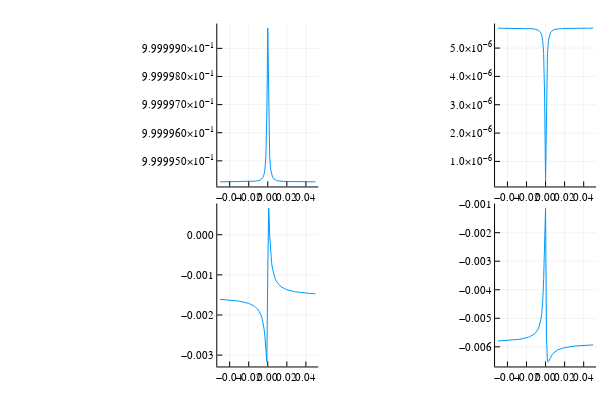

Notebook code cell kept with this figure:
### Code cell
plot1=Plots.plot(Bvalues,popEx)
plot2=Plots.plot(Bvalues,popGr)
plot3=Plots.plot(Bvalues,absorb)
plot4=Plots.plot(Bvalues,rotation)
Plots.plot(plot1, plot2, plot3, plot4, layout = (2, 2), legend = false)

### Figure 1 — Plotly figure (JSON) as saved in the notebook; plotly's stock layout.template omitted (floating-point values rounded to 4 significant figures)
{"data": [{"colorbar": {"title": ""}, "legendgroup": "y1", "line": {"color": "rgba(0, 154, 250, 1.000)", "dash": "solid", "shape": "linear", "width": 1}, "mode": "lines", "name": "y1", "showlegend": true, "type": "scatter", "x": [-0.05, -0.049, -0.048, -0.047, -0.046, -0.045, -0.044, -0.043, -0.042, -0.041, -0.04, -0.039, -0.038, -0.037, -0.036, -0.035, -0.034, -0.033, -0.032, -0.031, -0.03, -0.029, -0.028, -0.027, -0.026, -0.025, -0.024, -0.023, -0.022, -0.021, -0.02, -0.019, -0.018, -0.017, -0.016, -0.015, -0.014, -0.013, -0.012, -0.011, -0.01, -0.009, -0.008, -0.007, -0.006, -0.005, -0.004, -0.003, -0.002, -0.001, 0, 0.001, 0.002, 0.003, 0.004, 0.005, 0.006, 0.007, 0.008, 0.009, 0.01, 0.011, 0.012, 0.013, 0.014, 0.015, 0.016, 0.017, 0.018, 0.019, 0.02, 0.021, 0.022, 0.023, 0.024, 0.025, 0.026, 0.027, 0.028, 0.029, 0.03, 0.031, 0.032, 0.033, 0.034, 0.035, 0.036, 0.037, 0.038, 0.039, 0.04, 0.041, 0.042, 0.043, 0.044, 0.045, 0.046, 0.047, 0.048, 0.049, 0.05], "xaxis": "x1", "y": [1.0, 1.0, 1.0, 1.0, 1.0, 1.0, 1.0, 1.0, 1.0, 1.0, 1.0, 1.0, 1.0, 1.0, 1.0, 1.0, 1.0, 1.0, 1.0, 1.0, 1.0, 1.0, 1.0, 1.0, 1.0, 1.0, 1.0, 1.0, 1.0, 1.0, 1.0, 1.0, 1.0, 1.0, 1.0, 1.0, 1.0, 1.0, 1.0, 1.0, 1.0, 1.0, 1.0, 1.0, 1.0, 1.0, 1.0, 1.0, 1.0, 1.0, 1.0, 1.0, 1.0, 1.0, 1.0, 1.0, 1.0, 1.0, 1.0, 1.0, 1.0, 1.0, 1.0, 1.0, 1.0, 1.0, 1.0, 1.0, 1.0, 1.0, 1.0, 1.0, 1.0, 1.0, 1.0, 1.0, 1.0, 1.0, 1.0, 1.0, 1.0, 1.0, 1.0, 1.0, 1.0, 1.0, 1.0, 1.0, 1.0, 1.0, 1.0, 1.0, 1.0, 1.0, 1.0, 1.0, 1.0, 1.0, 1.0, 1.0, 1.0], "yaxis": "y1", "zmax": null, "zmin": null}, {"colorbar": {"title": ""}, "legendgroup": "y1", "line": {"color": "rgba(0, 154, 250, 1.000)", "dash": "solid", "shape": "linear", "width": 1}, "mode": "lines", "name": "y1", "showlegend": true, "type": "scatter", "x": [-0.05, -0.049, -0.048, -0.047, -0.046, -0.045, -0.044, -0.043, -0.042, -0.041, -0.04, -0.039, -0.038, -0.037, -0.036, -0.035, -0.034, -0.033, -0.032, -0.031, -0.03, -0.029, -0.028, -0.027, -0.026, -0.025, -0.024, -0.023, -0.022, -0.021, -0.02, -0.019, -0.018, -0.017, -0.016, -0.015, -0.014, -0.013, -0.012, -0.011, -0.01, -0.009, -0.008, -0.007, -0.006, -0.005, -0.004, -0.003, -0.002, -0.001, 0, 0.001, 0.002, 0.003, 0.004, 0.005, 0.006, 0.007, 0.008, 0.009, 0.01, 0.011, 0.012, 0.013, 0.014, 0.015, 0.016, 0.017, 0.018, 0.019, 0.02, 0.021, 0.022, 0.023, 0.024, 0.025, 0.026, 0.027, 0.028, 0.029, 0.03, 0.031, 0.032, 0.033, 0.034, 0.035, 0.036, 0.037, 0.038, 0.039, 0.04, 0.041, 0.042, 0.043, 0.044, 0.045, 0.046, 0.047, 0.048, 0.049, 0.05], "xaxis": "x2", "y": [5.702e-06, 5.702e-06, 5.702e-06, 5.702e-06, 5.702e-06, 5.702e-06, 5.702e-06, 5.702e-06, 5.702e-06, 5.702e-06, 5.701e-06, 5.701e-06, 5.701e-06, 5.701e-06, 5.701e-06, 5.701e-06, 5.7e-06, 5.7e-06, 5.7e-06, 5.7e-06, 5.699e-06, 5.699e-06, 5.699e-06, 5.698e-06, 5.698e-06, 5.697e-06, 5.697e-06, 5.696e-06, 5.695e-06, 5.694e-06, 5.693e-06, 5.692e-06, 5.691e-06, 5.689e-06, 5.687e-06, 5.685e-06, 5.682e-06, 5.679e-06, 5.674e-06, 5.669e-06, 5.661e-06, 5.651e-06, 5.638e-06, 5.618e-06, 5.587e-06, 5.537e-06, 5.448e-06, 5.265e-06, 4.807e-06, 3.308e-06, 2.788e-07, 3.308e-06, 4.807e-06, 5.265e-06, 5.448e-06, 5.537e-06, 5.587e-06, 5.618e-06, 5.638e-06, 5.651e-06, 5.661e-06, 5.669e-06, 5.674e-06, 5.679e-06, 5.682e-06, 5.685e-06, 5.687e-06, 5.689e-06, 5.691e-06, 5.692e-06, 5.693e-06, 5.694e-06, 5.695e-06, 5.696e-06, 5.697e-06, 5.697e-06, 5.698e-06, 5.698e-06, 5.699e-06, 5.699e-06, 5.699e-06, 5.7e-06, 5.7e-06, 5.7e-06, 5.7e-06, 5.701e-06, 5.701e-06, 5.701e-06, 5.701e-06, 5.701e-06, 5.701e-06, 5.702e-06, 5.702e-06, 5.702e-06, 5.702e-06, 5.702e-06, 5.702e-06, 5.702e-06, 5.702e-06, 5.702e-06, 5.702e-06], "yaxis": "y2", "zmax": null, "zmin": null}, {"colorbar": {"title": ""}, "legendgroup": "y1", "line": {"color": "rgba(0, 154, 250, 1.000)", "dash": "solid", "shape": "linear", "width": 1}, "mode": "lines", "name": "y1", "showlegend": true, "type": "scatter", "x": [-0.05, -0.049, -0.048, -0.047, -0.046, -0.045, -0.044, -0.043, -0.042, -0.041, -0.04, -0.039, -0.038, -0.037, -0.036, -0.035, -0.034, -0.033, -0.032, -0.031, -0.03, -0.029, -0.028, -0.027, -0.026, -0.025, -0.024, -0.023, -0.022, -0.021, -0.02, -0.019, -0.018, -0.017, -0.016, -0.015, -0.014, -0.013, -0.012, -0.011, -0.01, -0.009, -0.008, -0.007, -0.006, -0.005, -0.004, -0.003, -0.002, -0.001, 0, 0.001, 0.002, 0.003, 0.004, 0.005, 0.006, 0.007, 0.008, 0.009, 0.01, 0.011, 0.012, 0.013, 0.014, 0.015, 0.016, 0.017, 0.018, 0.019, 0.02, 0.021, 0.022, 0.023, 0.024, 0.025, 0.026, 0.027, 0.028, 0.029, 0.03, 0.031, 0.032, 0.033, 0.034, 0.035, 0.036, 0.037, 0.038, 0.039, 0.04, 0.041, 0.042, 0.043, 0.044, 0.045, 0.046, 0.047, 0.048, 0.049, 0.05], "xaxis": "x3", "y": [-0.00161, -0.001611, -0.001613, -0.001614, -0.001616, -0.001618, -0.001619, -0.001621, -0.001623, -0.001625, -0.001627, -0.001629, -0.001631, -0.001634, -0.001636, -0.001639, -0.001642, -0.001645, -0.001648, -0.001651, -0.001655, -0.001659, -0.001663, -0.001668, -0.001672, -0.001678, -0.001683, -0.001689, -0.001696, -0.001703, -0.001711, -0.00172, -0.00173, -0.001741, -0.001753, -0.001767, -0.001782, -0.0018, -0.001822, -0.001846, -0.001876, -0.001912, -0.001956, -0.002012, -0.002085, -0.002184, -0.002325, -0.002535, -0.00286, -0.003167, -0.0009291, 0.0006622, -1.457e-06, -0.0004381, -0.0006943, -0.0008572, -0.0009688, -0.00105, -0.001111, -0.001158, -0.001197, -0.001228, -0.001254, -0.001276, -0.001295, -0.001312, -0.001326, -0.001339, -0.00135, -0.00136, -0.001369, -0.001378, -0.001385, -0.001392, -0.001398, -0.001404, -0.001409, -0.001414, -0.001419, -0.001423, -0.001427, -0.001431, -0.001434, -0.001437, -0.00144, -0.001443, -0.001446, -0.001449, -0.001451, -0.001453, -0.001456, -0.001458, -0.00146, -0.001462, -0.001463, -0.001465, -0.001467, -0.001468, -0.00147, -0.001471, -0.001473], "yaxis": "y3", "zmax": null, "zmin": null}, {"colorbar": {"title": ""}, "legendgroup": "y1", "line": {"color": "rgba(0, 154, 250, 1.000)", "dash": "solid", "shape": "linear", "width": 1}, "mode": "lines", "name": "y1", "showlegend": true, "type": "scatter", "x": [-0.05, -0.049, -0.048, -0.047, -0.046, -0.045, -0.044, -0.043, -0.042, -0.041, -0.04, -0.039, -0.038, -0.037, -0.036, -0.035, -0.034, -0.033, -0.032, -0.031, -0.03, -0.029, -0.028, -0.027, -0.026, -0.025, -0.024, -0.023, -0.022, -0.021, -0.02, -0.019, -0.018, -0.017, -0.016, -0.015, -0.014, -0.013, -0.012, -0.011, -0.01, -0.009, -0.008, -0.007, -0.006, -0.005, -0.004, -0.003, -0.002, -0.001, 0, 0.001, 0.002, 0.003, 0.004, 0.005, 0.006, 0.007, 0.008, 0.009, 0.01, 0.011, 0.012, 0.013, 0.014, 0.015, 0.016, 0.017, 0.018, 0.019, 0.02, 0.021, 0.022, 0.023, 0.024, 0.025, 0.026, 0.027, 0.028, 0.029, 0.03, 0.031, 0.032, 0.033, 0.034, 0.035, 0.036, 0.037, 0.038, 0.039, 0.04, 0.041, 0.042, 0.043, 0.044, 0.045, 0.046, 0.047, 0.048, 0.049, 0.05], "xaxis": "x4", "y": [-0.005796, -0.005794, -0.005793, -0.005791, -0.00579, -0.005788, -0.005786, -0.005784, -0.005782, -0.00578, -0.005778, -0.005775, -0.005773, -0.00577, -0.005768, -0.005765, -0.005762, -0.005759, -0.005755, -0.005751, -0.005748, -0.005743, -0.005739, -0.005734, -0.005729, -0.005723, -0.005717, -0.00571, -0.005703, -0.005694, -0.005685, -0.005675, -0.005664, -0.005652, -0.005638, -0.005622, -0.005603, -0.005581, -0.005556, -0.005525, -0.005488, -0.005443, -0.005384, -0.005308, -0.005204, -0.005055, -0.004824, -0.004429, -0.003645, -0.001846, -0.00114, -0.005675, -0.006504, -0.006527, -0.006455, -0.006382, -0.00632, -0.00627, -0.00623, -0.006196, -0.006168, -0.006144, -0.006123, -0.006105, -0.00609, -0.006076, -0.006064, -0.006053, -0.006044, -0.006035, -0.006027, -0.00602, -0.006013, -0.006007, -0.006002, -0.005996, -0.005992, -0.005987, -0.005983, -0.005979, -0.005976, -0.005972, -0.005969, -0.005966, -0.005963, -0.00596, -0.005958, -0.005955, -0.005953, -0.005951, -0.005949, -0.005947, -0.005945, -0.005943, -0.005942, -0.00594, -0.005938, -0.005937, -0.005935, -0.005934, -0.005933], "yaxis": "y4", "zmax": null, "zmin": null}], "layout": {"annotations": [], "height": 400, "margin": {"b": 20, "l": 0, "r": 0, "t": 20}, "paper_bgcolor": "rgba(255, 255, 255, 1.000)", "plot_bgcolor": "rgba(255, 255, 255, 1.000)", "showlegend": false, "width": 600, "xaxis1": {"anchor": "y1", "domain": [0.3621, 0.5305], "gridcolor": "rgba(0, 0, 0, 0.100)", "gridwidth": 0.5, "linecolor": "rgba(0, 0, 0, 1.000)", "mirror": false, "range": [-0.053, 0.053], "showgrid": true, "showline": true, "showticklabels": true, "tickangle": 0, "tickcolor": "rgb(0, 0, 0)", "tickfont": {"color": "rgba(0, 0, 0, 1.000)", "family": "sans-serif", "size": 11}, "tickmode": "array", "ticks": "inside", "ticktext": ["−0.04", "−0.02", "0.00", "0.02", "0.04"], "tickvals": [-0.04, -0.02, 0, 0.02, 0.04], "title": "", "titlefont": {"color": "rgba(0, 0, 0, 1.000)", "family": "sans-serif", "size": 15}, "type": "-", "visible": true, "zeroline": false, "zerolinecolor": "rgba(0, 0, 0, 1.000)"}, "xaxis2": {"anchor": "y2", "domain": [0.8251, 0.9934], "gridcolor": "rgba(0, 0, 0, 0.100)", "gridwidth": 0.5, "linecolor": "rgba(0, 0, 0, 1.000)", "mirror": false, "range": [-0.053, 0.053], "showgrid": true, "showline": true, "showticklabels": true, "tickangle": 0, "tickcolor": "rgb(0, 0, 0)", "tickfont": {"color": "rgba(0, 0, 0, 1.000)", "family": "sans-serif", "size": 11}, "tickmode": "array", "ticks": "inside", "ticktext": ["−0.04", "−0.02", "0.00", "0.02", "0.04"], "tickvals": [-0.04, -0.02, 0, 0.02, 0.04], "title": "", "titlefont": {"color": "rgba(0, 0, 0, 1.000)", "family": "sans-serif", "size": 15}, "type": "-", "visible": true, "zeroline": false, "zerolinecolor": "rgba(0, 0, 0, 1.000)"}, "xaxis3": {"anchor": "y3", "domain": [0.3621, 0.5305], "gridcolor": "rgba(0, 0, 0, 0.100)", "gridwidth": 0.5, "linecolor": "rgba(0, 0, 0, 1.000)", "mirror": false, "range": [-0.053, 0.053], "showgrid": true, "showline": true, "showticklabels": true, "tickangle": 0, "tickcolor": "rgb(0, 0, 0)", "tickfont": {"color": "rgba(0, 0, 0, 1.000)", "family": "sans-serif", "size": 11}, "tickmode": "array", "ticks": "inside", "ticktext": ["−0.04", "−0.02", "0.00", "0.02", "0.04"], "tickvals": [-0.04, -0.02, 0, 0.02, 0.04], "title": "", "titlefont": {"color": "rgba(0, 0, 0, 1.000)", "family": "sans-serif", "size": 15}, "type": "-", "visible": true, "zeroline": false, "zerolinecolor": "rgba(0, 0, 0, 1.000)"}, "xaxis4": {"anchor": "y4", "domain": [0.8251, 0.9934], "gridcolor": "rgba(0, 0, 0, 0.100)", "gridwidth": 0.5, "linecolor": "rgba(0, 0, 0, 1.000)", "mirror": false, "range": [-0.053, 0.053], "showgrid": true, "showline": true, "showticklabels": true, "tickangle": 0, "tickcolor": "rgb(0, 0, 0)", "tickfont": {"color": "rgba(0, 0, 0, 1.000)", "family": "sans-serif", "size": 11}, "tickmode": "array", "ticks": "inside", "ticktext": ["−0.04", "−0.02", "0.00", "0.02", "0.04"], "tickvals": [-0.04, -0.02, 0, 0.02, 0.04], "title": "", "titlefont": {"color": "rgba(0, 0, 0, 1.000)", "family": "sans-serif", "size": 15}, "type": "-", "visible": true, "zeroline": false, "zerolinecolor": "rgba(0, 0, 0, 1.000)"}, "yaxis1": {"anchor": "x1", "domain": [0.5376, 0.9902], "gridcolor": "rgba(0, 0, 0, 0.100)", "gridwidth": 0.5, "linecolor": "rgba(0, 0, 0, 1.000)", "mirror": false, "range": [1.0, 1.0], "showgrid": true, "showline": true, "showticklabels": true, "tickangle": 0, "tickcolor": "rgb(0, 0, 0)", "tickfont": {"color": "rgba(0, 0, 0, 1.000)", "family": "sans-serif", "size": 11}, "tickmode": "array", "ticks": "inside", "ticktext": ["9.999950×10<sup>−1</sup>", "9.999960×10<sup>−1</sup>", "9.999970×10<sup>−1</sup>", "9.999980×10<sup>−1</sup>", "9.999990×10<sup>−1</sup>"], "tickvals": [1.0, 1.0, 1.0, 1.0, 1.0], "title": "", "titlefont": {"color": "rgba(0, 0, 0, 1.000)", "family": "sans-serif", "size": 15}, "type": "-", "visible": true, "zeroline": false, "zerolinecolor": "rgba(0, 0, 0, 1.000)"}, "yaxis2": {"anchor": "x2", "domain": [0.5376, 0.9902], "gridcolor": "rgba(0, 0, 0, 0.100)", "gridwidth": 0.5, "linecolor": "rgba(0, 0, 0, 1.000)", "mirror": false, "range": [1.161e-07, 5.865e-06], "showgrid": true, "showline": true, "showticklabels": true, "tickangle": 0, "tickcolor": "rgb(0, 0, 0)", "tickfont": {"color": "rgba(0, 0, 0, 1.000)", "family": "sans-serif", "size": 11}, "tickmode": "array", "ticks": "inside", "ticktext": ["1.0×10<sup>−6</sup>", "2.0×10<sup>−6</sup>", "3.0×10<sup>−6</sup>", "4.0×10<sup>−6</sup>", "5.0×10<sup>−6</sup>"], "tickvals": [1e-06, 2e-06, 3e-06, 4e-06, 5e-06], "title": "", "titlefont": {"color": "rgba(0, 0, 0, 1.000)", "family": "sans-serif", "size": 15}, "type": "-", "visible": true, "zeroline": false, "zerolinecolor": "rgba(0, 0, 0, 1.000)"}, "yaxis3": {"anchor": "x3", "domain": [0.03762, 0.4902], "gridcolor": "rgba(0, 0, 0, 0.100)", "gridwidth": 0.5, "linecolor": "rgba(0, 0, 0, 1.000)", "mirror": false, "range": [-0.003282, 0.0007771], "showgrid": true, "showline": true, "showticklabels": true, "tickangle": 0, "tickcolor": "rgb(0, 0, 0)", "tickfont": {"color": "rgba(0, 0, 0, 1.000)", "family": "sans-serif", "size": 11}, "tickmode": "array", "ticks": "inside", "ticktext": ["−0.003", "−0.002", "−0.001", "0.000"], "tickvals": [-0.003, -0.002, -0.001, 0], "title": "", "titlefont": {"color": "rgba(0, 0, 0, 1.000)", "family": "sans-serif", "size": 15}, "type": "-", "visible": true, "zeroline": false, "zerolinecolor": "rgba(0, 0, 0, 1.000)"}, "yaxis4": {"anchor": "x4", "domain": [0.03762, 0.4902], "gridcolor": "rgba(0, 0, 0, 0.100)", "gridwidth": 0.5, "linecolor": "rgba(0, 0, 0, 1.000)", "mirror": false, "range": [-0.006688, -0.0009789], "showgrid": true, "showline": true, "showticklabels": true, "tickangle": 0, "tickcolor": "rgb(0, 0, 0)", "tickfont": {"color": "rgba(0, 0, 0, 1.000)", "family": "sans-serif", "size": 11}, "tickmode": "array", "ticks": "inside", "ticktext": ["−0.006", "−0.005", "−0.004", "−0.003", "−0.002", "−0.001"], "tickvals": [-0.006, -0.005, -0.004, -0.003, -0.002, -0.001], "title": "", "titlefont": {"color": "rgba(0, 0, 0, 1.000)", "family": "sans-serif", "size": 15}, "type": "-", "visible": true, "zeroline": false, "zerolinecolor": "rgba(0, 0, 0, 1.000)"}}}
